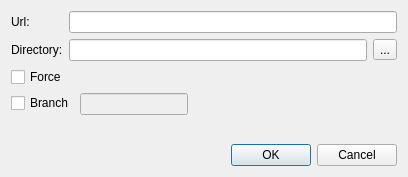
<?xml version="1.0" encoding="UTF-8"?>
<ui version="4.0">
 <class>SubmoduleInfoDialog</class>
 <widget class="QDialog" name="SubmoduleInfoDialog">
  <property name="geometry">
   <rect>
    <x>0</x>
    <y>0</y>
    <width>408</width>
    <height>177</height>
   </rect>
  </property>
  <property name="windowTitle">
   <string>Add new submodule</string>
  </property>
  <layout class="QVBoxLayout" name="verticalLayout">
   <item>
    <layout class="QFormLayout" name="formLayout">
     <item row="0" column="0">
      <widget class="QLabel" name="label">
       <property name="sizePolicy">
        <sizepolicy hsizetype="Maximum" vsizetype="Preferred">
         <horstretch>0</horstretch>
         <verstretch>0</verstretch>
        </sizepolicy>
       </property>
       <property name="text">
        <string>Url:</string>
       </property>
      </widget>
     </item>
     <item row="1" column="0">
      <widget class="QLabel" name="label_2">
       <property name="text">
        <string>Directory:</string>
       </property>
      </widget>
     </item>
     <item row="1" column="1">
      <layout class="QHBoxLayout" name="horizontalLayout_4">
       <item>
        <widget class="QLineEdit" name="lineEditPath"/>
       </item>
       <item>
        <widget class="QToolButton" name="toolButtonBrowseLocalPath">
         <property name="text">
          <string>...</string>
         </property>
        </widget>
       </item>
      </layout>
     </item>
     <item row="0" column="1">
      <widget class="QLineEdit" name="lineEditUrl"/>
     </item>
    </layout>
   </item>
   <item>
    <layout class="QFormLayout" name="formLayout_2">
     <property name="fieldGrowthPolicy">
      <enum>QFormLayout::FieldsStayAtSizeHint</enum>
     </property>
     <item row="0" column="0">
      <widget class="QCheckBox" name="checkBoxForce">
       <property name="text">
        <string>Force</string>
       </property>
      </widget>
     </item>
     <item row="1" column="0">
      <widget class="QCheckBox" name="checkBoxBranch">
       <property name="text">
        <string>Branch</string>
       </property>
      </widget>
     </item>
     <item row="1" column="1">
      <widget class="QLineEdit" name="lineEditBranch">
       <property name="enabled">
        <bool>false</bool>
       </property>
      </widget>
     </item>
    </layout>
   </item>
   <item>
    <spacer name="verticalSpacer">
     <property name="orientation">
      <enum>Qt::Vertical</enum>
     </property>
     <property name="sizeHint" stdset="0">
      <size>
       <width>20</width>
       <height>195</height>
      </size>
     </property>
    </spacer>
   </item>
   <item>
    <widget class="QDialogButtonBox" name="buttonBox">
     <property name="orientation">
      <enum>Qt::Horizontal</enum>
     </property>
     <property name="standardButtons">
      <set>QDialogButtonBox::Cancel|QDialogButtonBox::Ok</set>
     </property>
    </widget>
   </item>
  </layout>
 </widget>
 <tabstops>
  <tabstop>lineEditUrl</tabstop>
  <tabstop>lineEditPath</tabstop>
  <tabstop>toolButtonBrowseLocalPath</tabstop>
  <tabstop>checkBoxForce</tabstop>
  <tabstop>checkBoxBranch</tabstop>
  <tabstop>lineEditBranch</tabstop>
 </tabstops>
 <resources/>
 <connections>
  <connection>
   <sender>buttonBox</sender>
   <signal>accepted()</signal>
   <receiver>SubmoduleInfoDialog</receiver>
   <slot>accept()</slot>
   <hints>
    <hint type="sourcelabel">
     <x>257</x>
     <y>167</y>
    </hint>
    <hint type="destinationlabel">
     <x>157</x>
     <y>274</y>
    </hint>
   </hints>
  </connection>
  <connection>
   <sender>buttonBox</sender>
   <signal>rejected()</signal>
   <receiver>SubmoduleInfoDialog</receiver>
   <slot>reject()</slot>
   <hints>
    <hint type="sourcelabel">
     <x>325</x>
     <y>167</y>
    </hint>
    <hint type="destinationlabel">
     <x>286</x>
     <y>274</y>
    </hint>
   </hints>
  </connection>
  <connection>
   <sender>checkBoxBranch</sender>
   <signal>clicked(bool)</signal>
   <receiver>lineEditBranch</receiver>
   <slot>setEnabled(bool)</slot>
   <hints>
    <hint type="sourcelabel">
     <x>29</x>
     <y>112</y>
    </hint>
    <hint type="destinationlabel">
     <x>161</x>
     <y>117</y>
    </hint>
   </hints>
  </connection>
 </connections>
</ui>
